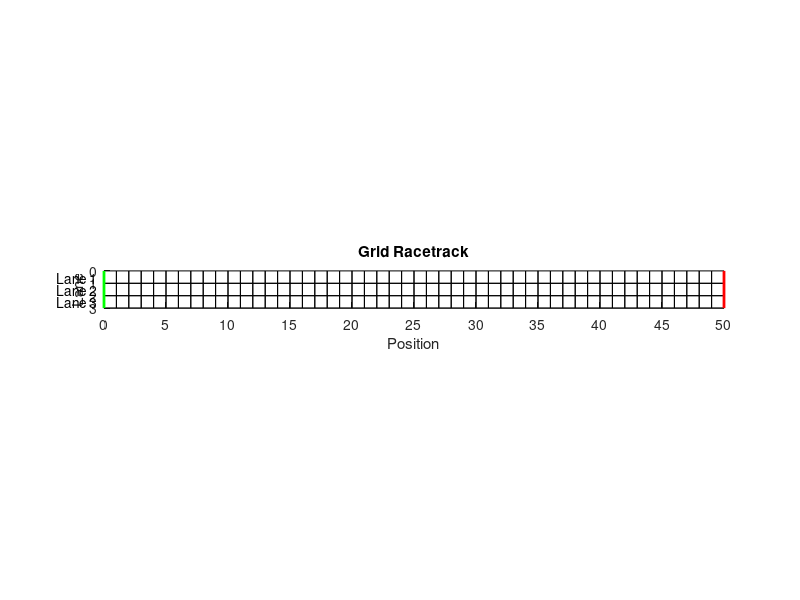

Write the MATLAB code that produced this figure.
function ax = create_racetrack(numLanes, trackLength)
%CREATE_RACETRACK Draw a numLanes-by-trackLength grid racetrack.
%   ax = CREATE_RACETRACK(numLanes, trackLength) opens a figure,
%   draws a grid of size numLanes×trackLength, marks start (green)
%   and finish (red) lines, labels the axes, and returns the axes handle.
%
%   Example:
%     ax = create_racetrack(3, 50);
%     hold(ax,'on');
%     % now you can plot cars or paths on ax

  %--- Set defaults if not provided ---
  if nargin < 1, numLanes    = 3;  end
  if nargin < 2, trackLength = 50; end

  %--- Create figure and configure axes ---
  figure('Name','Grid Racetrack','NumberTitle','off');
  ax = gca;
  hold(ax,'on');
  axis(ax,'equal');
  xlim(ax,[0, trackLength]);
  ylim(ax,[0, numLanes]);
  xlabel(ax,'Position');
  ylabel(ax,'Lane');
  title(ax,'Grid Racetrack');

  %--- Draw grid cells ---
  for row = 1:numLanes
    for col = 1:trackLength
      rectangle(ax, 'Position',[col-1, row-1, 1, 1], ...
                'EdgeColor','k', 'LineWidth',0.5);
    end
  end

  %--- Mark start (green) and finish (red) lines ---
  yl = [0, numLanes];
  plot(ax, [0, 0],       yl, 'g-', 'LineWidth',2);            % start at col=1 → x=0
  plot(ax, [trackLength, trackLength], yl, 'r-', 'LineWidth',2);

  %--- Annotate lanes on the left ---
  for row = 1:numLanes
    text(ax, -0.5, row-0.5, sprintf('Lane %d',row), ...
         'HorizontalAlignment','right');
  end

  %--- Configure tick marks and orientation ---
  set(ax, ...
      'YDir','reverse', ...               % so Lane 1 is at top
      'XTick',0:5:trackLength, ...
      'YTick',0:1:numLanes);
  hold(ax,'off');
end
